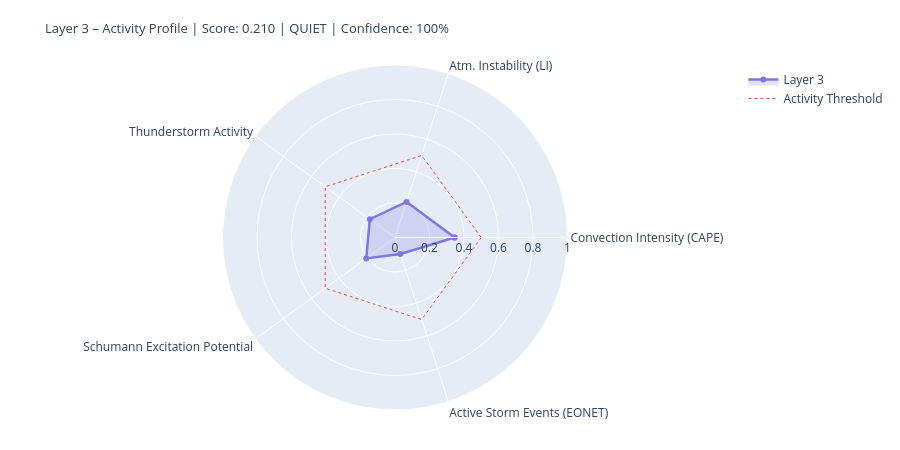

Write notebook code for a chart like this one.
### Markdown cell above
---
## 4. State Assessment & Handoff to Layer 4/5

### Code cell
# ============================================================
# LAYER-3-SCORE
# Five dynamic components
# ============================================================

def norm(v, lo, hi):
    if v is None or (isinstance(v, float) and math.isnan(v)): return None
    return round(max(0.0, min(1.0, (v - lo) / (hi - lo))), 4)

# --- 1) Convection intensity (global CAPE mean) ---
cape_mean = df_atm['cape'].dropna().mean() if not df_atm.empty else None
conv_score = norm(cape_mean, 0, 3000)
conv_src   = 'primary' if cape_mean is not None else 'missing'

# --- 2) Atmospheric instability (LI mean) ---
li_mean   = df_atm['li'].dropna().mean() if not df_atm.empty else None
# Negative LI = unstable → higher score
instab_score = norm(-li_mean if li_mean is not None else None, -6, 6)
instab_src   = 'primary' if li_mean is not None else 'missing'

# --- 3) Thunderstorm activity (mean thunder score + WMO count) ---
thunder_mean = df_atm['thunder_score'].mean() if not df_atm.empty else None
n_thunder    = int(df_atm['thunderstorm'].sum()) if not df_atm.empty else 0
thunder_score_val = norm(
    (thunder_mean or 0) * 0.7 + n_thunder * 0.1, 0, 1.0
) if thunder_mean is not None else None
thunder_src = 'primary'

# --- 4) Schumann excitation potential (weighted Schumann contribution) ---
schumann_pot = df_atm['schumann_contribution'].mean() if not df_atm.empty else None
# Boosted by Layer-2 thunderstorm trigger
if schumann_pot is not None and l2_thunder:
    schumann_pot = min(1.0, schumann_pot * 1.2)
schumann_score = norm(schumann_pot, 0, 1.0) if schumann_pot is not None else None
schumann_src   = 'derived'

# --- 5) Storm activity (NASA EONET) ---
# Distinction: None = data not loaded, 0.0 = loaded but no events
storm_score = None
storm_src   = 'missing'
if raw.get('storms') is not None:          # API reached successfully
    storm_score = norm(len(storm_events), 0, 30) if storm_events else 0.0
    storm_src   = 'primary'

# X-Ray and Kp: context only, not in dynamic score
# (X-Ray = Layer-0/4 driver; Kp = geomagnetic index, not a lightning proxy)
xray_context = None
if raw.get('xray'):
    df_xc = pd.DataFrame(raw['xray'])
    fc = next((c for c in df_xc.columns
               if any(k in c.lower() for k in ['flux','long']) and 'time' not in c.lower()),
              df_xc.columns[1])
    df_xc[fc] = pd.to_numeric(df_xc[fc], errors='coerce')
    xray_last = df_xc[fc].dropna().iloc[-1] if not df_xc[fc].dropna().empty else None
    if xray_last:
        xray_class = ('X' if xray_last>=1e-4 else 'M' if xray_last>=1e-5
                      else 'C' if xray_last>=1e-6 else 'B')
        xray_context = {'flux': float(xray_last), 'class': xray_class}
        print(f'X-Ray context: {xray_class}-class ({xray_last:.2e} W/m²)')

# --- Aggregate ---
COMPONENTS = {
    'Convection Intensity (CAPE)':  {'score': conv_score,       'source': conv_src,    'dynamic': True},
    'Atm. Instability (LI)':         {'score': instab_score,     'source': instab_src,  'dynamic': True},
    'Thunderstorm Activity':              {'score': thunder_score_val, 'source': thunder_src, 'dynamic': True},
    'Schumann Excitation Potential':   {'score': schumann_score,   'source': schumann_src,'dynamic': True},
    'Active Storm Events (EONET)': {'score': storm_score,      'source': storm_src,   'dynamic': True},
}

available   = {k: v['score'] for k, v in COMPONENTS.items() if v['score'] is not None}
unavailable = [k for k, v in COMPONENTS.items() if v['score'] is None]
layer3_score = round(sum(available.values()) / len(available), 4) if available else None
confidence   = round(len(available) / len(COMPONENTS), 2)
level = ('unknown' if layer3_score is None
         else 'quiet'   if layer3_score < 0.3
         else 'moderate' if layer3_score < 0.6
         else 'active')
dominant_l3 = max(available, key=available.get) if available else 'none'

# --- Ausgabe ---
W = 68
print('=' * W)
print('LAYER 3 – ATMOSPHERE / WEATHER / THUNDERSTORMS – STATE ASSESSMENT')
print('=' * W)
for name, comp in COMPONENTS.items():
    s = comp['score']
    if s is not None:
        bar = '█' * int(s * 20) + '░' * (20 - int(s * 20))
        print(f'  {name:<36} {bar}  {s:.3f}  [{comp["source"]}]')
    else:
        print(f'  {name:<36} {"─" * 20}  n/a   [missing]')
print('-' * W)
print(f'  Score:        {layer3_score:.3f}  ({len(available)}/{len(COMPONENTS)} components)')
print(f'  Confidence:   {confidence:.0%}')
print(f'  Level:        {level.upper()}')
print(f'  Dominant:     {dominant_l3}')
print(f'  CAPE mean:    {cape_mean:.0f} J/kg' if cape_mean else '  CAPE mean:    n/a')
print(f'  LI mean:      {li_mean:.1f} K' if li_mean is not None else '  LI mean:      n/a')
print(f'  Thunderstorms:{n_thunder} points (WMO)  +  {len(storm_events)} NASA EONET')
print('=' * W)

# Radar
cats   = list(available.keys())
vals_r = list(available.values())
if len(cats) >= 3:
    fig = go.Figure()
    fig.add_trace(go.Scatterpolar(
        r=vals_r + [vals_r[0]], theta=cats + [cats[0]],
        fill='toself', fillcolor='rgba(127,119,221,0.22)',
        line=dict(color='#7F77DD', width=2.5), name='Layer 3'
    ))
    fig.add_trace(go.Scatterpolar(
        r=[0.5] * (len(cats)+1), theta=cats + [cats[0]],
        line=dict(color='#E24B4A', dash='dot', width=1),
        mode='lines', name='Activity Threshold'
    ))
    fig.update_layout(
        title=dict(
            text=f'Layer 3 – Activity Profile | Score: {layer3_score:.3f} | {level.upper()} | Confidence: {confidence:.0%}',
            font=dict(size=13)
        ),
        polar=dict(radialaxis=dict(visible=True, range=[0, 1])),
        height=450, showlegend=True,
        margin=dict(l=60, r=60, t=65, b=40)
    )
    fig.show()

### Figure 1 — Plotly figure (JSON) as saved in the notebook; plotly's stock layout.template omitted (floating-point values rounded to 4 significant figures)
{"data": [{"fill": "toself", "fillcolor": "rgba(127,119,221,0.22)", "line": {"color": "#7F77DD", "width": 2.5}, "name": "Layer 3", "r": [0.346, 0.2167, 0.1802, 0.2062, 0.1, 0.346], "theta": ["Convection Intensity (CAPE)", "Atm. Instability (LI)", "Thunderstorm Activity", "Schumann Excitation Potential", "Active Storm Events (EONET)", "Convection Intensity (CAPE)"], "type": "scatterpolar"}, {"line": {"color": "#E24B4A", "dash": "dot", "width": 1}, "mode": "lines", "name": "Activity Threshold", "r": [0.5, 0.5, 0.5, 0.5, 0.5, 0.5], "theta": ["Convection Intensity (CAPE)", "Atm. Instability (LI)", "Thunderstorm Activity", "Schumann Excitation Potential", "Active Storm Events (EONET)", "Convection Intensity (CAPE)"], "type": "scatterpolar"}], "layout": {"height": 450, "margin": {"b": 40, "l": 60, "r": 60, "t": 65}, "polar": {"radialaxis": {"range": [0, 1], "visible": true}}, "showlegend": true, "title": {"font": {"size": 13}, "text": "Layer 3 – Activity Profile | Score: 0.210 | QUIET | Confidence: 100%"}}}
